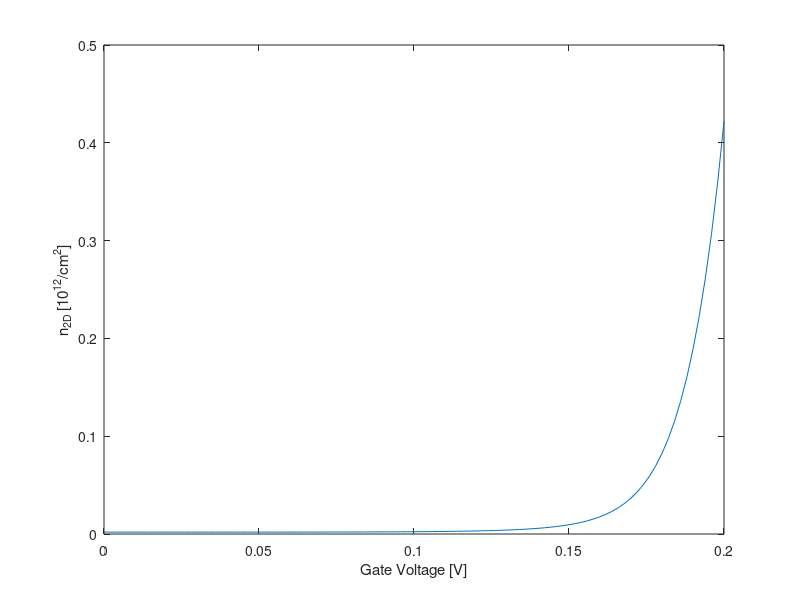

Source code (MATLAB):
%% Defining variables
% Basic constants
q = 1.602e-19; % Elementary charge [C]
eps0 = 8.85e-12; % Vacuum permittivity [F/m]
kB = 1.38e-23; % Boltzmann constant [J/K]
T = 300; % Temperature [K]

ThermalV = kB*T/q; % Thermal voltage [V]


% Geometry
DeltaX = 0.1e-9; % 0.1 nm spacing [m]
N = 61; % 
x = DeltaX * transpose(0:N-1); % real space [m]
interface1 = 6; % At x = 0.5 nm
interface2 = 56; % At x = 5.5 nm

coef = DeltaX * DeltaX * q/eps0;


% System
eps_si = 11.7; eps_ox = 3.9; % Relative permittivity
N_acc = 1e24; % 1e18 / cm^3
ni = 1.075e16; % 1.075e10 / cm^3
GateVoltages = linspace(0, 0.2, 101);

for jj = 1 : length(GateVoltages)
    %% Nonlinear Poission Equation
    for newton = 1 : 10
        % Initialization
        Residue = zeros(N, 1);
        Jacobian = sparse(N, N);

        phi = zeros(N, 1);
        phi(:, 1) = 0.33374 + GateVoltages(jj);
        

        % Boundary conditions
        Residue(1, 1) = phi(1, 1) - 0.33374;
        Jacobian(1, 1) = 1;
        Residue(N, 1) = phi(N, 1) - 0.33374;
        Jacobian(N, N) = 1;

        % Laplacian part
        for ii = 2: N-1
            if ii < interface1 || ii > interface2
                Residue(ii, 1) = eps_ox * phi(ii+1, 1) - 2*eps_ox * phi(ii, 1) + eps_ox * phi(ii-1, 1);
                Jacobian(ii, ii-1) = eps_ox; Jacobian(ii, ii) = -2*eps_ox; Jacobian(ii, ii+1) = eps_ox;
            elseif ii == interface1
                Residue(ii, 1) = eps_si * phi(ii+1, 1) - (eps_si+eps_ox) * phi(ii, 1) + eps_ox * phi(ii-1, 1);
                Jacobian(ii, ii-1) = eps_ox; Jacobian(ii, ii) = -(eps_si+eps_ox); Jacobian(ii, ii+1) = eps_si;
            elseif ii == interface2
                Residue(ii, 1) = eps_ox * phi(ii+1, 1) - (eps_ox+eps_si) * phi(ii, 1) + eps_si * phi(ii-1, 1);
                Jacobian(ii, ii-1) = eps_si; Jacobian(ii, ii) = -(eps_ox+eps_si); Jacobian(ii, ii+1) = eps_ox;
            else
                Residue(ii, 1) = eps_si * phi(ii+1, 1) - 2*eps_si * phi(ii, 1) + eps_si * phi(ii-1, 1);
                Jacobian(ii, ii-1) = eps_si; Jacobian(ii, ii) = -2*eps_si; Jacobian(ii, ii+1) = eps_si;
            end
        end

        % Charge part
        for ii = interface1 : interface2
            if ii == interface1
                Residue(ii, 1) = Residue(ii, 1) - coef * (N_acc + ni*exp(phi(ii, 1)/ThermalV)) * 0.5;
                Jacobian(ii, ii) = Jacobian(ii, ii) - coef * ni*exp(phi(ii, 1)/ThermalV)/ThermalV * 0.5;
            elseif ii == interface2
                Residue(ii, 1) = Residue(ii, 1) - coef * (N_acc + ni*exp(phi(ii, 1)/ThermalV)) * 0.5;
                Jacobian(ii, ii) = Jacobian(ii, ii) - coef * ni*exp(phi(ii, 1)/ThermalV)/ThermalV * 0.5;
            else
                Residue(ii, 1) = Residue(ii, 1) - coef * (N_acc + ni*exp(phi(ii, 1)/ThermalV));
                Jacobian(ii, ii) = Jacobian(ii, ii) - coef * ni*exp(phi(ii, 1)/ThermalV)/ThermalV;
            end
        end

        % Updating potential
        Delphi = Jacobian \ (-Residue);
        phi = phi + Delphi;
    end

    %% 3D and 2D electron density
    n3D = ni*exp(q*phi/(kB*T)); % [#/m^3]
    n2D(jj) = trapz(x, n3D); % [#/m^2]
end
plot(GateVoltages, (n2D/1e+4)/1e+12)
xlabel('Gate Voltage [V]')
ylabel('n_{2D} [10^{12}/cm^2]')